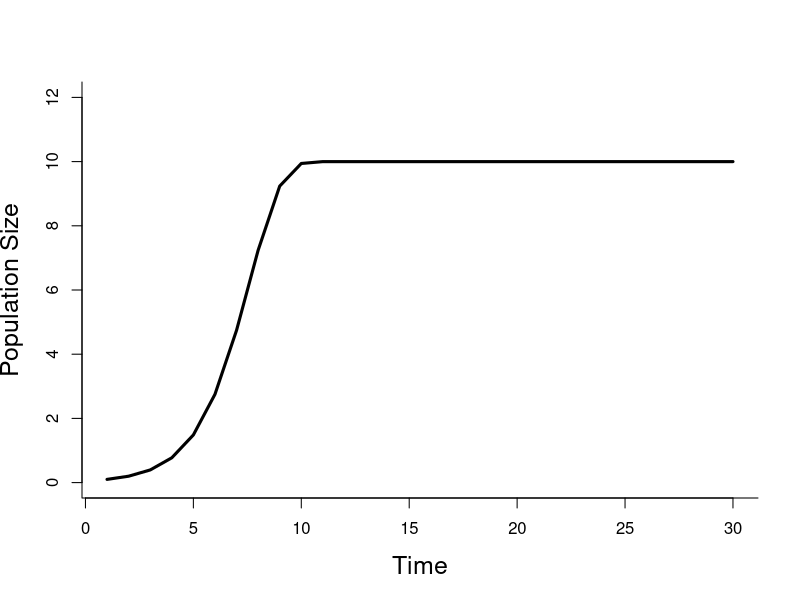
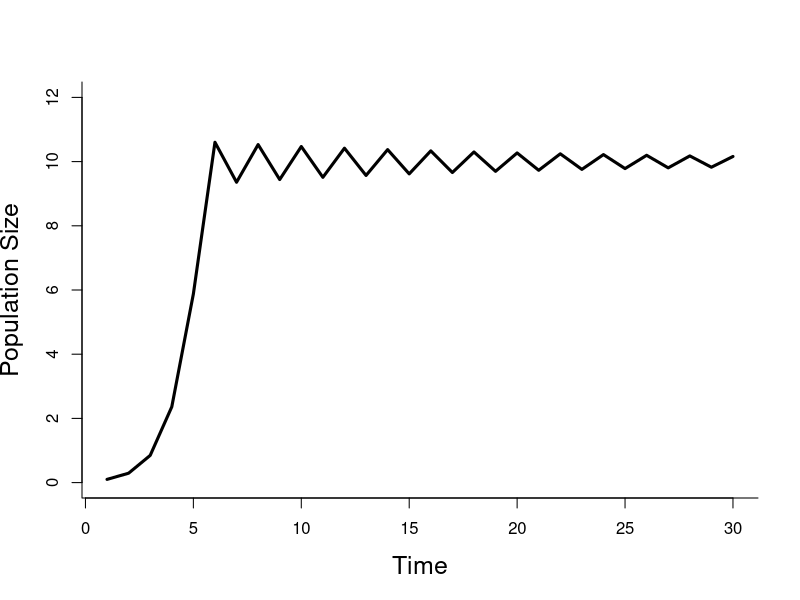
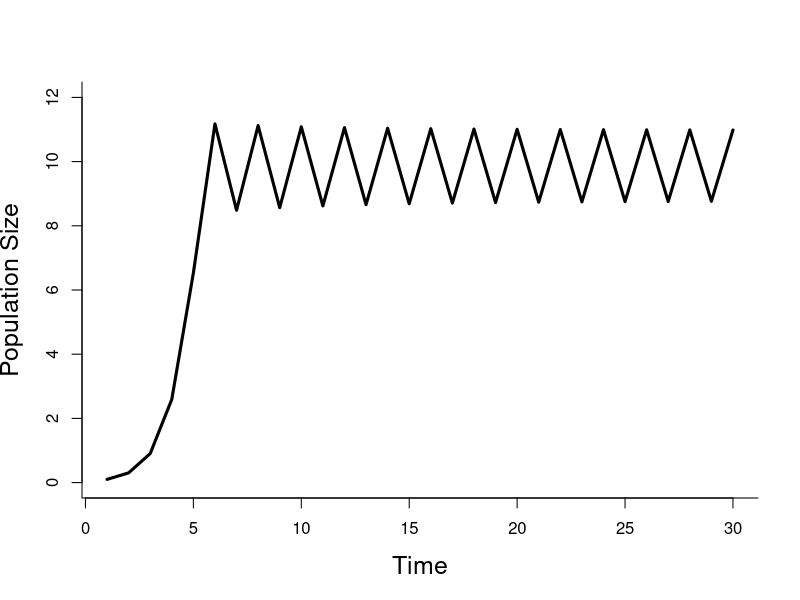
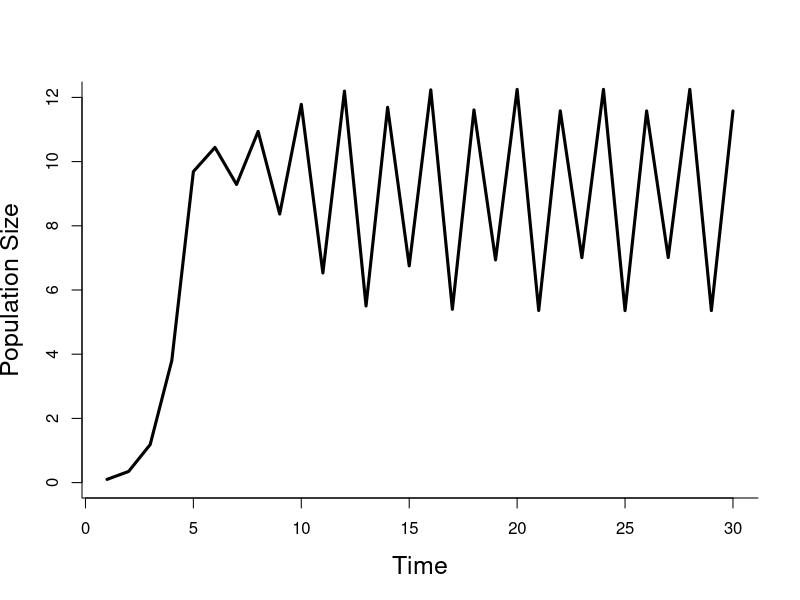
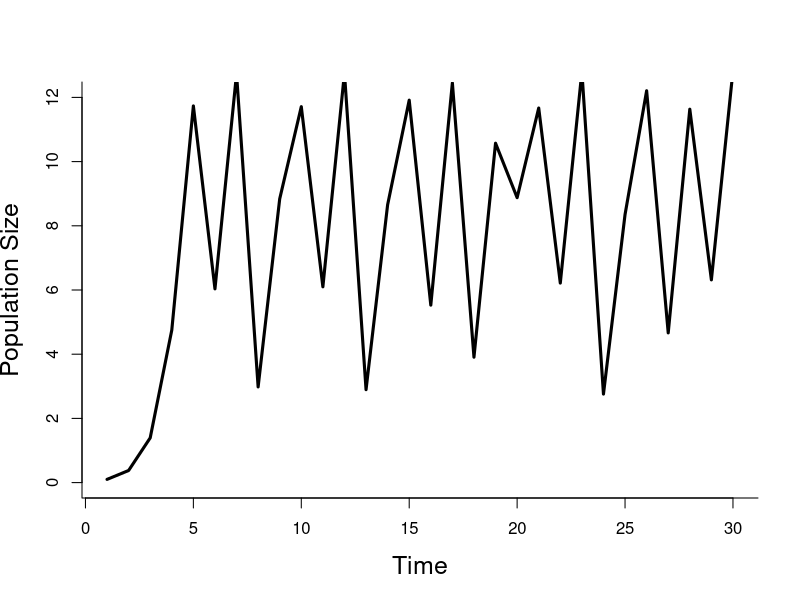
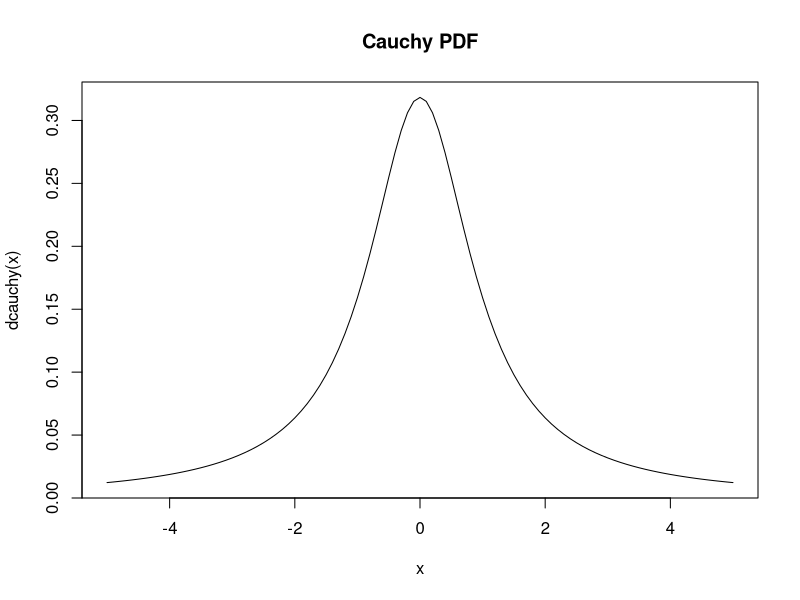
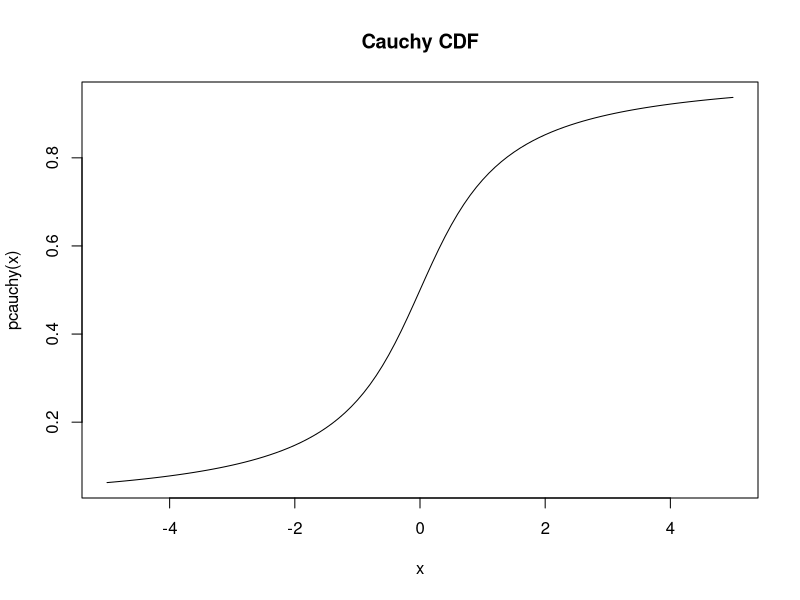
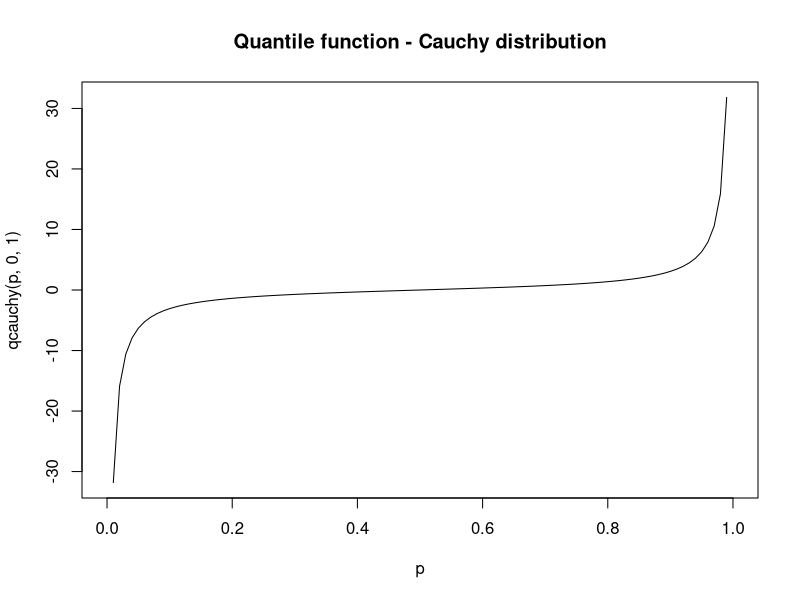

Write the R code that produced these figures, in order.
## ---- chunk 1
r = 1
K = 10        ## carrying capacity      
n0 = .1       ## initial population size
NT = 30       ## number of time steps to simulate
time = 1:NT
## ---- chunk 2
simplot <- function(r) {
  n = rep(n0,NT)    ## vector to store results
  for(t in 2:NT){
    n[t] = n[t-1] + r*n[t-1]*(1-n[t-1]/K)
  }
    plot(time,n,ylim=c(0,12),lwd=3,type='l',
       ,bty='l',cex.lab=1.5,
        xlab="Time",ylab="Population Size")
  }
## ---- chunk 3
rlist <- c(1, 1.95, 2.05, 2.5, 2.8)
for(r in rlist){
  simplot(r)
}
## ---- chunk 4
set.seed(737)
x = seq(-5,5,by=0.1)
plot(x, dcauchy(x),type='l', main='Cauchy PDF')
plot(x, pcauchy(x),type='l', main='Cauchy CDF')

p = seq(0,1,by=0.01)

plot(p, qcauchy(p, 0,1),type='l', main='Quantile function - Cauchy distribution')
## ---- chunk 5
n2 = c(10,100,1000,10000)	# sequence of sample sizes
for(i in 1:4){			
  hist(rcauchy(n2[i]),main=n2[i],freq=FALSE,probability=TRUE,breaks=5000, xlim=c(-6,6))  
	lines(x,dcauchy(x),col='orange')
}
## ---- chunk 6
x = rlnorm(10000,0,0.5)
y = sin(x)

hist(x,main="Original distribution",breaks=40)
abline(v=quantile(x,c(0.025,0.5,0.975)),lty=c(2,1,2),lwd=3,col="blue")
abline(v=mean(x),col="red",lwd=3,lty=3)
## ---- chunk 7
hist(y,main="Transformed distribution",breaks=40)
abline(v=quantile(y,c(0.025,0.5,0.975)),lty=c(2,1,2),lwd=3,col="blue", xlab='sin(x)')
abline(v=mean(y),col="red",lwd=3,lty=3)
## ---- chunk 8
r = 1
K = 10    
r.sd = 0.2     ## standard deviation on r
K.sd = 1.0     ## standard deviation on K
NE = 1000      ## Ensemble size

n3 = matrix(n0,NE,NT)   # storage for all simulations
rE = rnorm(NE,r,r.sd)  # sample of r
KE = rnorm(NE,K,K.sd)  # sample of K
for(i in 1:NE){        # loop over samples
  for(t in 2:NT){      # for each sample, simulate throught time
    n3[i,t] = n3[i,t-1] + rE[i]*n3[i,t-1]*(1-n3[i,t-1]/KE[i])
  }
}

n.stats = apply(n3,2,quantile,c(0.025,0.5,0.975)) # Calculate median and CI
## ---- chunk 9
hist(rE, main='Histogram of sample of r')
hist(KE, main='Histogram of sample of K')
## ---- chunk 10
sti <- sample(1000, 10)
colors <- rainbow(10)
plot.new()
plot(time, n3[sti[1],], type='l', main='Logistic growth - 10 trajectories', ylab = 'Population', xlab = 'Time', col = colors[1],
     ylim=c(0, 13))
for(s in 2:10){
  lines(time, n3[sti[s],], type='l', col=colors[s])
}
## ---- chunk 11
hist(n3[,15], main='Histogram of population at time 15')
## ---- chunk 12
plot(n.stats[2,], type='l', lty=1, ylim=c(0,12), main='Median trajectory and CI (50%, orange and 95%, blue)', xlab='Time', ylab='Population')
lines(n.stats[1,], type='l',lty=2, col='blue')
lines(n.stats[3,], type='l',lty=2, col='blue')

n.stats2 = apply(n3,2,quantile,c(0.25,0.5,0.75)) # Calculate median and CI
lines(n.stats2[2,], type='l', lty=1) 
lines(n.stats2[1,], type='l',lty=2, col='orange')
lines(n.stats2[3,], type='l',lty=2, col='orange')
## ---- chunk 13
rlist2 <- c(0.3, 1.95, 2.05, 2.08)
n0.sd = 0.6
n0s = rlnorm(NE,log(n0),n0.sd)
n = matrix(n0s,NE,NT)

initcond <- function(r){
  for(i in 1:NE){
    for(t in 2:NT){
      n[i,t] = n[i,t-1] + r*n[i,t-1]*(1-n[i,t-1]/K)
    }
  }
  n.stats3 = apply(n,2,quantile,c(0.025,0.5,0.975))
  plot(time, n.stats3[2,], type='l', lty=1, ylim=c(0,12),main=sprintf("Median and CI, r=%.2f",r),
       xlab = 'Time', ylab = 'Population')
  lines(n.stats3[1,], type='l',lty=2, col='blue')
  lines(n.stats3[3,], type='l',lty=2, col='blue')
}

for(r in rlist2){
  initcond(r)
}
